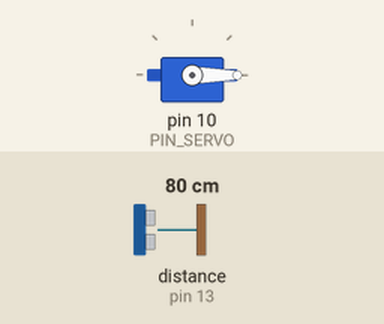
Bench run of a sketch on a simulated Arduino Uno, built with avr-gcc and run on an emulated ATmega328P. On the bench: servo. Wiring (inferred from the names in the program): ultrasonic range finder: trigger pin 12; echo pin 13. The test bench sets the inputs (shaded band); at power-on: distance to the obstacle (sensor on pin 13) 80 cm. The echo pulse lasts 58.3 µs per cm; what the sketch prints to the serial monitor is not drawn.

Above: at 1.2 s.
1.3 s: distance to the obstacle (sensor on pin 13) set to 9 cm
2.8 s: distance to the obstacle (sensor on pin 13) set to 6 cm
At 4.6 s:
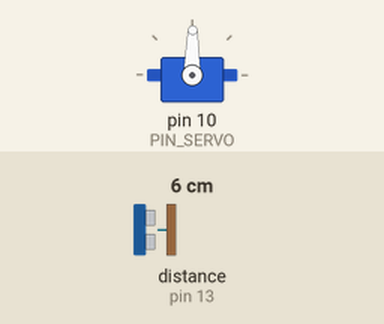
5.8 s: distance to the obstacle (sensor on pin 13) set to 14 cm
7.3 s: distance to the obstacle (sensor on pin 13) set to 18 cm
At 7.97 s:
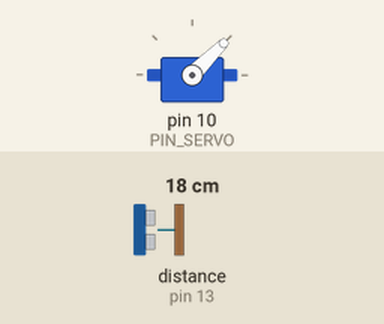
10.3 s: distance to the obstacle (sensor on pin 13) set to 2 cm
At 10.86 s:
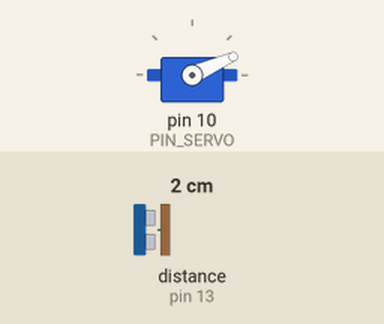
Timing chart, 0 to 13.3 s (numbered marks = the images above; inputs shaded):
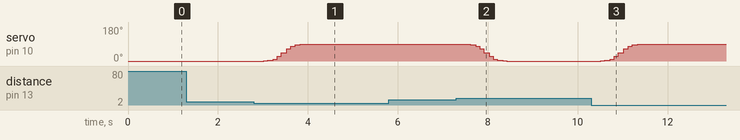

The sketch:

car_sigmoid.ino
```cpp
#include <Servo.h>
#define PIN_SERVO 10
#define PIN_TRIG 12   // sonar sensor TRIGGER
#define PIN_ECHO 13   // sonar sensor ECHO
Servo ms;
bool open1 = false;

// configurable parameters
#define SND_VEL 346.0     // sound velocity at 24 celsius degree (unit: m/sec)
#define INTERVAL 100    // sampling interval (unit: msec)
#define PULSE_DURATION 10 // ultra-sound Pulse Duration (unit: usec)


#define TIMEOUT ((INTERVAL / 2) * 1000.0) // maximum echo waiting time (unit: usec)
#define SCALE (0.001 * 0.5 * SND_VEL) // coefficent to convert duration to distance


void setup() {
  // initialize GPIO pins
  pinMode(PIN_TRIG, OUTPUT);  // sonar TRIGGER
  pinMode(PIN_ECHO, INPUT);   // sonar ECHO
  digitalWrite(PIN_TRIG, LOW);  // turn-off Sonar
  ms.attach(PIN_SERVO);
  ms.write(0);
  // initialize serial port
  Serial.begin(57600);
}

float sigmoid(float x) {
  return 1.0 / (1.0 + exp(-x));
}

void smoothMove(int start_angle, int end_angle) {
  int steps = 40;
  for (int i = 0; i <= steps; i++) {
    float x = map(i, 0, steps, -6, 6);
    float s = sigmoid(x);
    int angle = start_angle + s * (end_angle - start_angle);
    ms.write(angle);
    delay(30);
  }
}
void loop() {
  float distance;
  distance = USS_measure(PIN_TRIG, PIN_ECHO); // read distance

  if (distance <= 70 && !open1) {
    smoothMove(0, 90);
    open1 = true;
    delay(1000);
  } else if (distance > 150 && open1 ) {
    smoothMove(90, 0);
    open1 = false;

  }


  Serial.print(",distance:");  Serial.print(distance);
  Serial.println("");


}

// get a distance reading from USS. return value is in millimeter.
float USS_measure(int TRIG, int ECHO)
{
  digitalWrite(TRIG, HIGH);
  delayMicroseconds(PULSE_DURATION);
  digitalWrite(TRIG, LOW);

  return pulseIn(ECHO, HIGH, TIMEOUT) * SCALE; // unit: mm


}
```

Measured:
- the behaviour switches between 8 and 7 cm on distance to the obstacle (sensor on pin 13) (found by bisection; images 0 and 1)
- the behaviour switches between 15 and 16 cm on distance to the obstacle (sensor on pin 13) (found by bisection; images 1 and 2)
- after the input at 2.8 s, servo on pin 10 (PIN_SERVO): moves from 0° to 89° over 0.91 s, starting after 0.22 s
- after the input at 7.3 s, servo on pin 10 (PIN_SERVO): moves from 89° to 0° over 0.91 s, starting after 0.22 s
- after the input at 10.3 s, servo on pin 10 (PIN_SERVO): moves from 0° to 89° over 0.91 s, starting after 0.21 s
